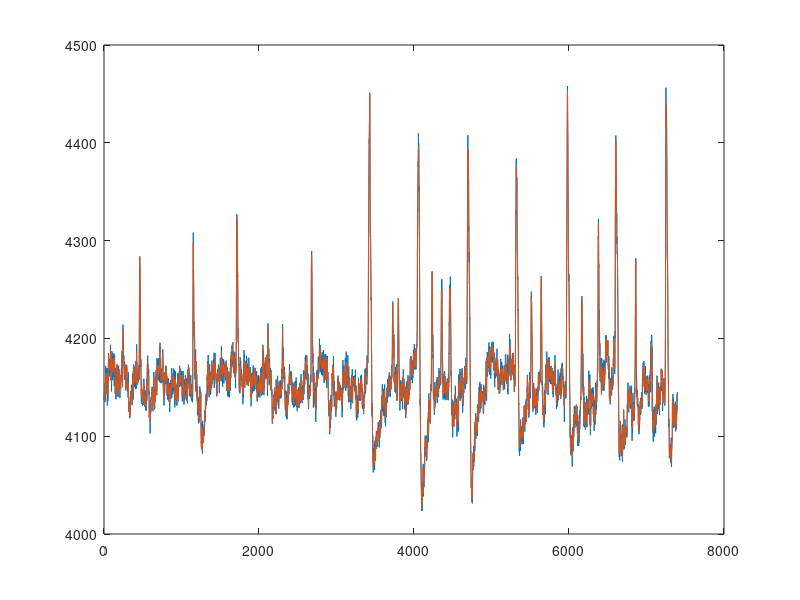
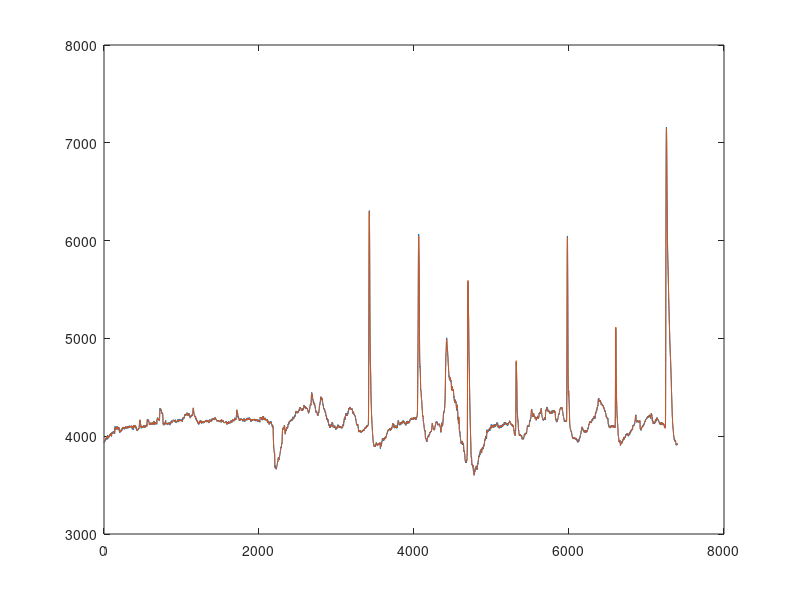
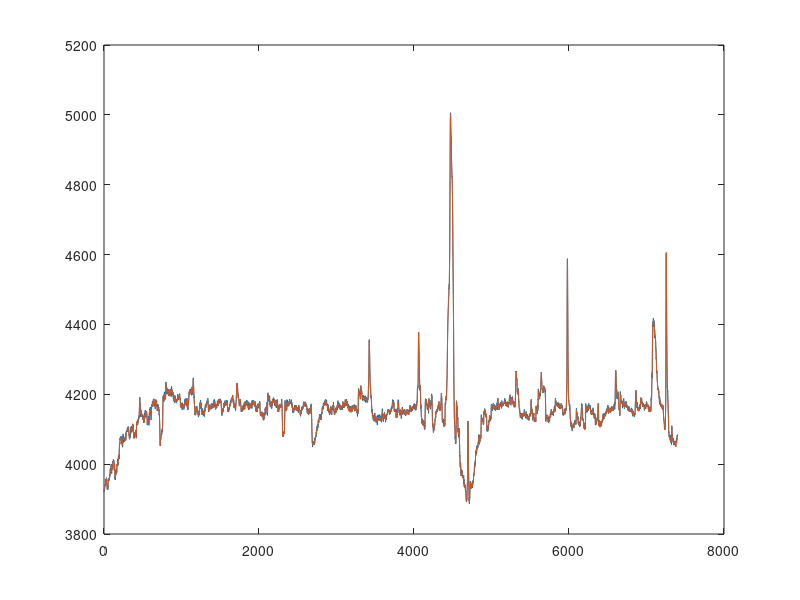
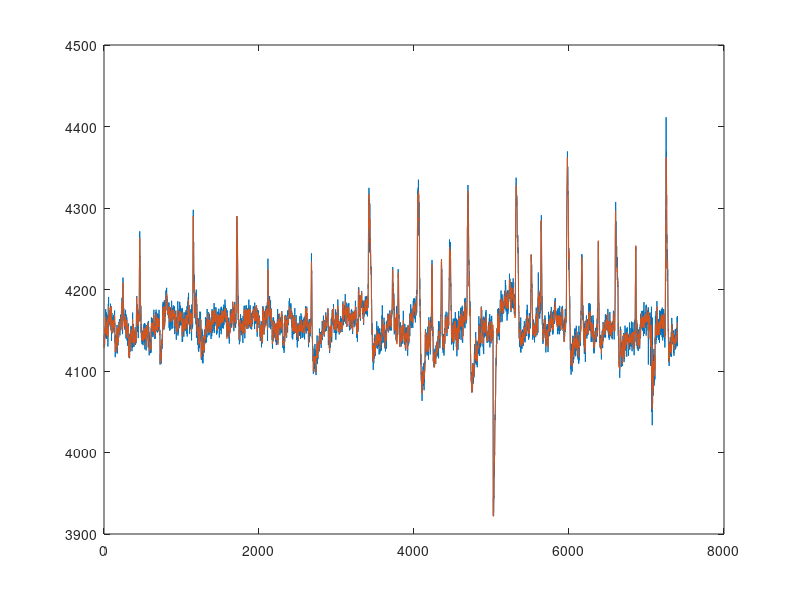

Write the MATLAB code that produced these figures, in order.
%% Load data
clear ; clc; close all;
load('Dx.mat');
Dx=Dx';
for i = 1:98
    Dx_Sgolay(:,i) = sgolayfilt(Dx(:,i),4,11);
    figure
    plot(Dx(:,i)); hold on;
    plot(Dx_Sgolay(:,i));
end
Dx_Sgolay = Dx_Sgolay';